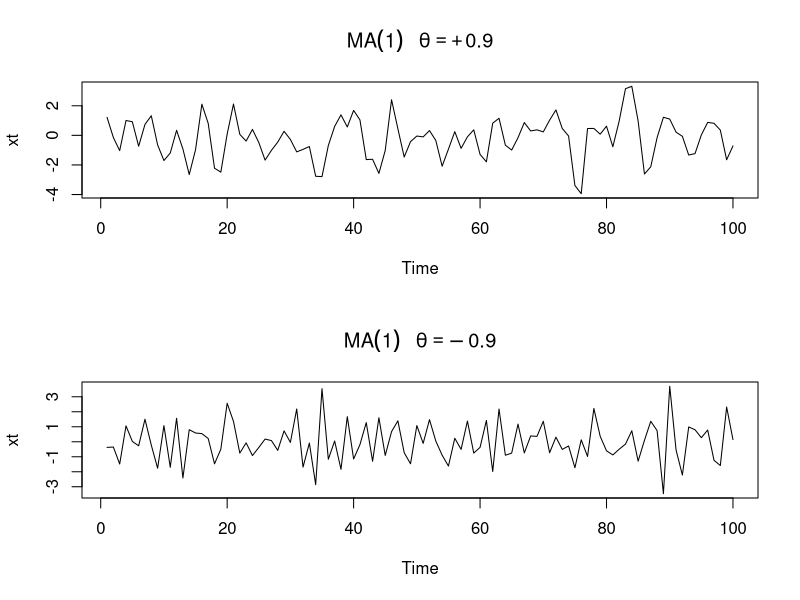

Generate this figure with R:
# Chp 3
########

par(mfrow = c(2, 1))

plot(arima.sim(list(order = c(0, 0, 1), ma = .9), n = 100),
     ylab = "xt", main = (expression(MA(1)~~~theta == +.9)))


plot(arima.sim(list(order = c(0, 0, 1), ma = -.9), n = 100), 
     ylab = "xt", main = (expression(MA(1)~~~theta == -.9)))





